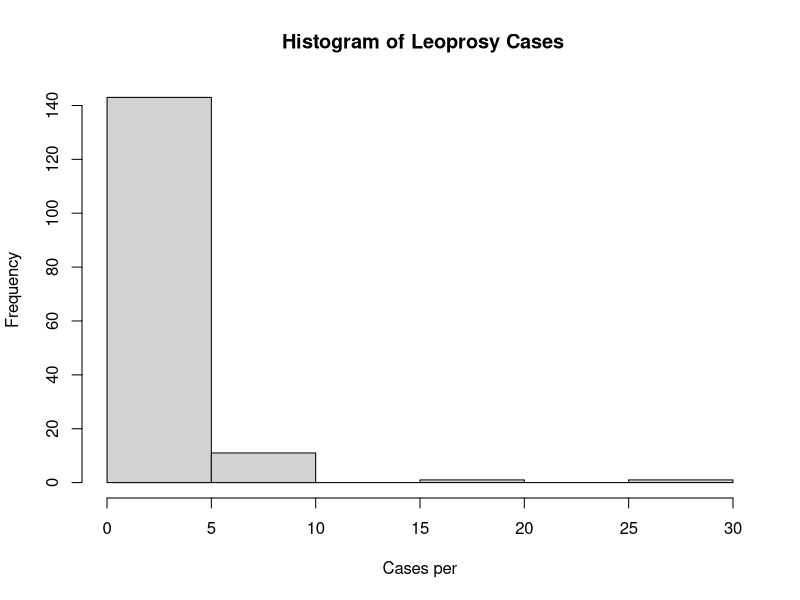
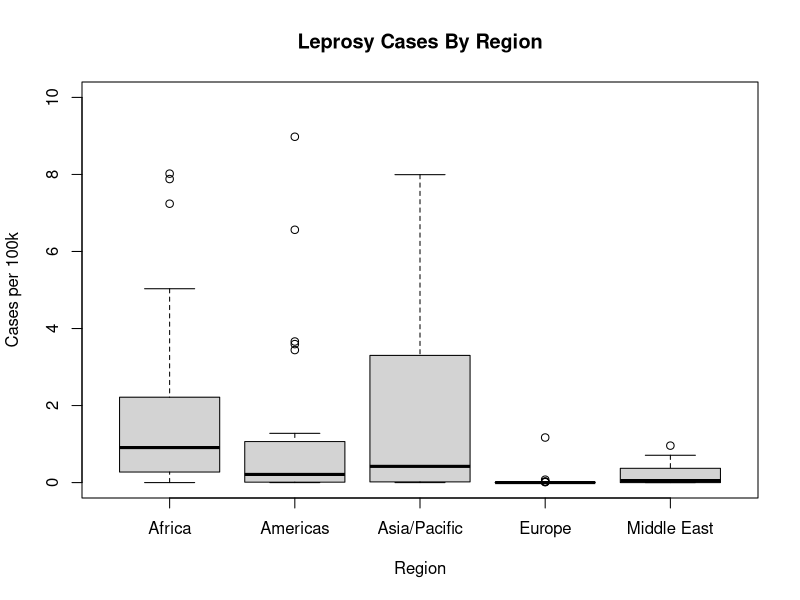
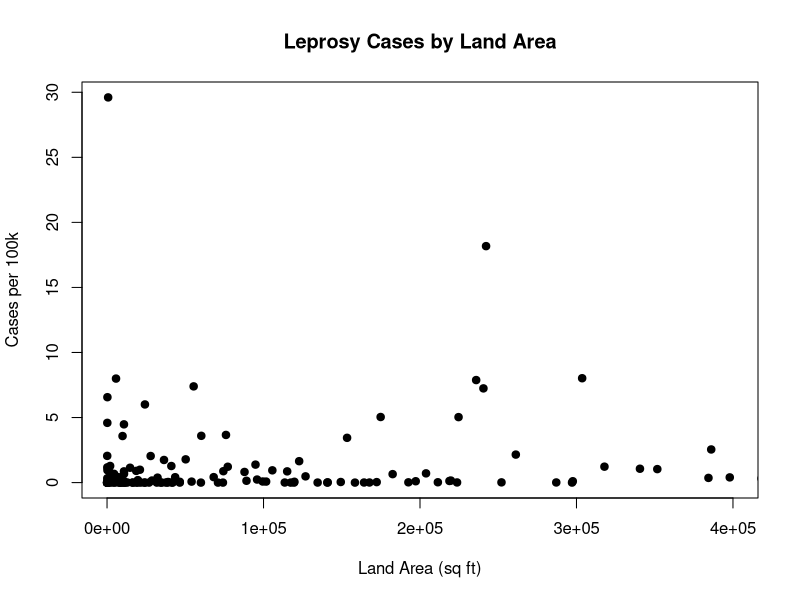

Here is the R script that generated these plots, in order:
## ---- chunk 1
lep <- read.csv('Homework2_leprosy.csv')


## ---- chunk 2
lep[which.max(lep$New_Cases),]
## ---- chunk 3
lep$pop100<- lep$Population/100000
lep$casesper100<- lep$New_Cases/lep$pop100
hist(lep$casesper100, main=" Histogram of Leoprosy Cases",xlab="Cases per")
round(summary(lep$casesper100),2)
## ---- chunk 4
library(kableExtra) 
boxplot(lep$casesper100~lep$Region, main="Leprosy Cases By Region", xlab="Region", ylab="Cases per 100k", ylim=c(0,10))
 
lep_region<-table(lep$Region)

cases_region<-aggregate(casesper100~Region, data=lep, median)

mytable<- data.frame(lep_region,cases_region$casesper100)

colnames(mytable) <- c('Region','Number of Countries', 'Median')

mytable$'Median' <- round(mytable$'Median', 2)

kable_classic(kbl(mytable,caption = "Leprosy Cases Among Different Region"),full_width = FALSE)
library(kableExtra) 

## ---- chunk 5
plot(lep$Land_Area,lep$casesper100, xlim=c(0,400000), pch=19, main="Leprosy Cases by Land Area", xlab="Land Area (sq ft)", ylab= "Cases per 100k")
options(scipen=999)
round(cor(lep$casesper100, lep$Land_Area, use="complete.obs"),2)
